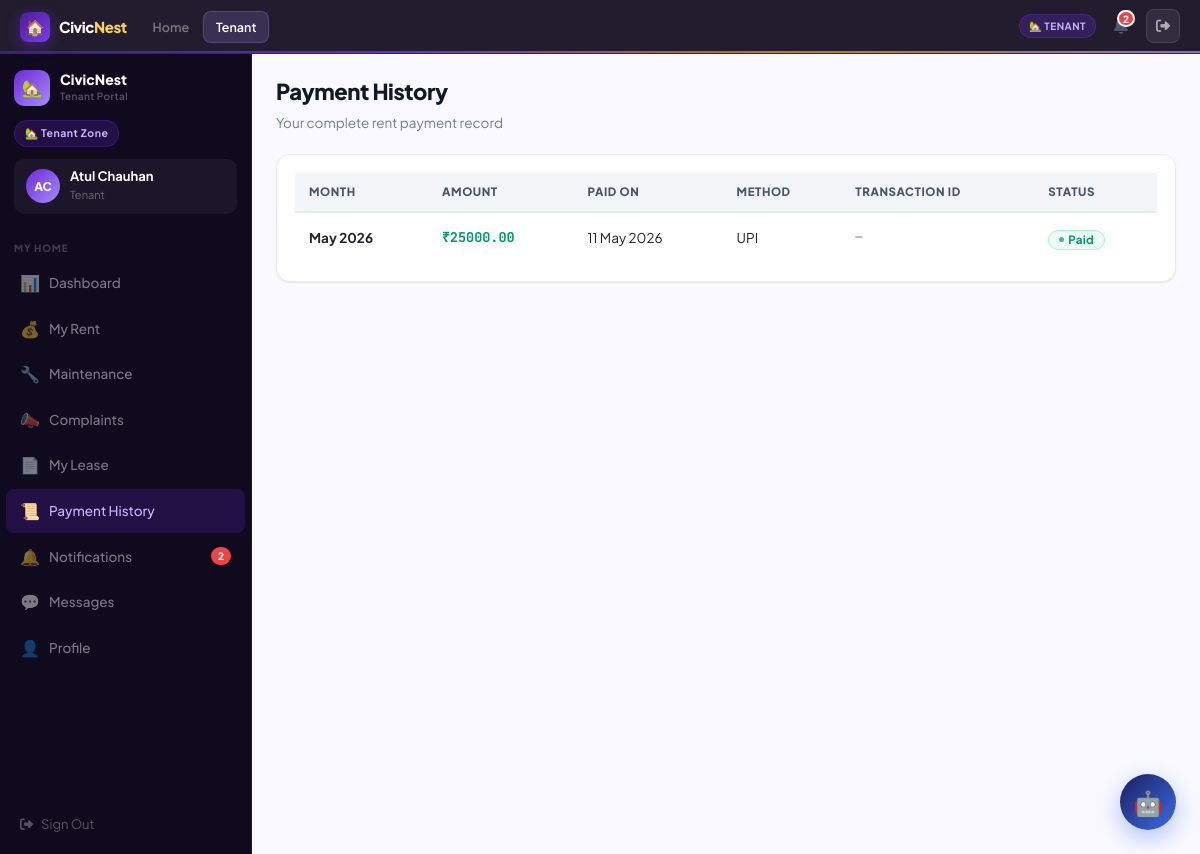
The app's page /tenant/history/ (signed in) with its own data.
### accounts/models.py (models this page shows, shortened)
class User(AbstractUser):
    ROLE_CHOICES = [
        ('admin','Platform Admin'),
        ('owner','Property Owner'),
        ('tenant','Tenant'),
        ('society_admin','Society Admin'),
    ]
    role = models.CharField(max_length=20, choices=ROLE_CHOICES, default='tenant')
    phone = models.CharField(max_length=15, blank=True)
    avatar_initials = models.CharField(max_length=3, blank=True)
    profile_photo = models.ImageField(upload_to='avatars/', blank=True, null=True)

### core/models.py (models this page shows, shortened)
class RentPayment(models.Model):
    STATUS_CHOICES = [('paid','Paid'),('pending','Pending'),('overdue','Overdue'),('partial','Partial')]
    METHOD_CHOICES = [('upi','UPI'),('bank_transfer','Bank Transfer'),('cash','Cash'),('cheque','Cheque'),('razorpay','Razorpay')]
    lease = models.ForeignKey(Lease, on_delete=models.CASCADE, related_name='payments')
    amount = models.DecimalField(max_digits=10, decimal_places=2)
    due_date = models.DateField()
    paid_date = models.DateField(null=True, blank=True)
    status = models.CharField(max_length=20, choices=STATUS_CHOICES, default='pending')
    payment_method = models.CharField(max_length=20, choices=METHOD_CHOICES, blank=True)
    transaction_id = models.CharField(max_length=100, blank=True)
    razorpay_order_id = models.CharField(max_length=100, blank=True)
    razorpay_payment_id = models.CharField(max_length=100, blank=True)
    razorpay_signature = models.CharField(max_length=300, blank=True)
    month_year = models.CharField(max_length=20)
    late_fee = models.DecimalField(max_digits=8, decimal_places=2, default=0)
    notes = models.TextField(blank=True)
    created_at = models.DateTimeField(auto_now_add=True)

### core/views.py (the view)
# urls.py: path('tenant/history/', views.tenant_history, name='tenant_history'),
@role_required("tenant")
def tenant_history(request):
    payments = RentPayment.objects.filter(lease__tenant=request.user, status="paid").order_by("-paid_date")
    return render(request, "tenant/history.html", {"payments": payments})

### core/views.py (called while the page is built)
def role_required(*roles):
    def decorator(view):
        @functools.wraps(view)
        def wrapper(request, *args, **kwargs):
            if not request.user.is_authenticated:
                return redirect("/accounts/login/")
            if request.user.is_staff or request.user.is_superuser:
                return view(request, *args, **kwargs)
            if request.user.role not in roles:
                messages.error(request, "Access denied.")
                return redirect("/")
            return view(request, *args, **kwargs)
        return wrapper
    return decorator

### templates/tenant/history.html (shortened to what this page needs)
{% extends "base.html" %}
{% block nav_tenant %}active{% endblock %}
{% block content %}
{% with active="history" lease=None %}
<div class="shell">
  {% include "partials/sidebar_tenant.html" %}
  <div class="main"><div class="panel fade-up">
    <div class="pg-intro"><h2>Payment History</h2><p>Your complete rent payment record</p></div>
    <div class="card">
      <table class="tp-table">
        <thead><tr><th>Month</th><th>Amount</th><th>Paid On</th><th>Method</th><th>Transaction ID</th><th>Status</th></tr></thead>
        <tbody>{% for p in payments %}
        <tr>
          <td style="font-weight:700;">{{ p.month_year }}</td>
          <td style="font-family:var(--mono);font-weight:700;color:var(--green);">₹{{ p.amount }}</td>
          <td>{{ p.paid_date|date:"d M Y" }}</td>
          <td>{{ p.get_payment_method_display|default:"—" }}</td>
          <td style="font-family:var(--mono);font-size:12px;color:var(--g400);">{{ p.transaction_id|default:"—" }}</td>
          <td><span class="badge b-paid">Paid</span></td>
        </tr>
        {% empty %}<tr><td colspan="6" style="text-align:center;padding:40px;color:var(--g300);">No paid payments yet</td></tr>
        {% endfor %}</tbody>
      </table>
    </div>
  </div></div>
</div>
{% endwith %}
{% endblock %}

### templates/partials/sidebar_tenant.html (shortened to what this page needs)
<aside class="sidebar" id="tp-sidebar">
  <div class="sb-head">
    <div class="sb-logo"><div class="sb-logo-mark ten">🏡</div><div><div class="sb-logo-text">CivicNest</div><div class="sb-logo-sub">Tenant Portal</div></div></div>
    <div class="sb-zone-pill zp-ten">🏡 Tenant Zone</div>
    <div class="sb-user"><div class="sb-av av-ten">{{ user.avatar_initials }}</div><div><div class="sb-uname">{{ user.get_full_name|default:user.username }}</div><div class="sb-urole">{% if lease %}{{ lease.unit }} · {{ lease.unit.property.city }}{% else %}Tenant{% endif %}</div></div></div>
  </div>
  <div class="sb-sec">My Home</div>
  <a class="ni {% if active == 'dash' %}active-ten{% endif %}" href="/tenant/"><span class="ni-icon">📊</span>Dashboard</a>
  <a class="ni {% if active == 'rent' %}active-ten{% endif %}" href="/tenant/rent/"><span class="ni-icon">💰</span>My Rent</a>
  <a class="ni {% if active == 'maint' %}active-ten{% endif %}" href="/tenant/maintenance/"><span class="ni-icon">🔧</span>Maintenance</a>
  <a class="ni {% if active == 'complaints' %}active-ten{% endif %}" href="/tenant/complaints/"><span class="ni-icon">📣</span>Complaints</a>
  <a class="ni {% if active == 'lease' %}active-ten{% endif %}" href="/tenant/lease/"><span class="ni-icon">📄</span>My Lease</a>
  <a class="ni {% if active == 'history' %}active-ten{% endif %}" href="/tenant/history/"><span class="ni-icon">📜</span>Payment History</a>
  <a class="ni {% if active == 'notifs' %}active-ten{% endif %}" href="/tenant/notifications/" style="position:relative">
    <span class="ni-icon">🔔</span>Notifications
    <span id="sb-notif-count" style="margin-left:auto;background:#EF4444;color:#fff;border-radius:20px;padding:1px 7px;font-size:10px;font-weight:800;display:none"></span>
  </a>
  <a class="ni {% if active == 'chat' %}active-ten{% endif %}" href="/tenant/messages/"><span class="ni-icon">💬</span>Messages</a>
  <a class="ni {% if active == 'profile' %}active-ten{% endif %}" href="/tenant/profile/"><span class="ni-icon">👤</span>Profile</a>
  <div class="sb-foot"><a href="/accounts/logout/" class="sb-logout"><i class="fa fa-right-from-bracket"></i> Sign Out</a></div>
</aside>

### records on screen
User: avatar_initials "AC", get_full_name "Atul Chauhan"
RentPayment: month_year "May 2026", amount "25000.00", paid_date "11 May 2026", payment_method "UPI", transaction_id "—"
